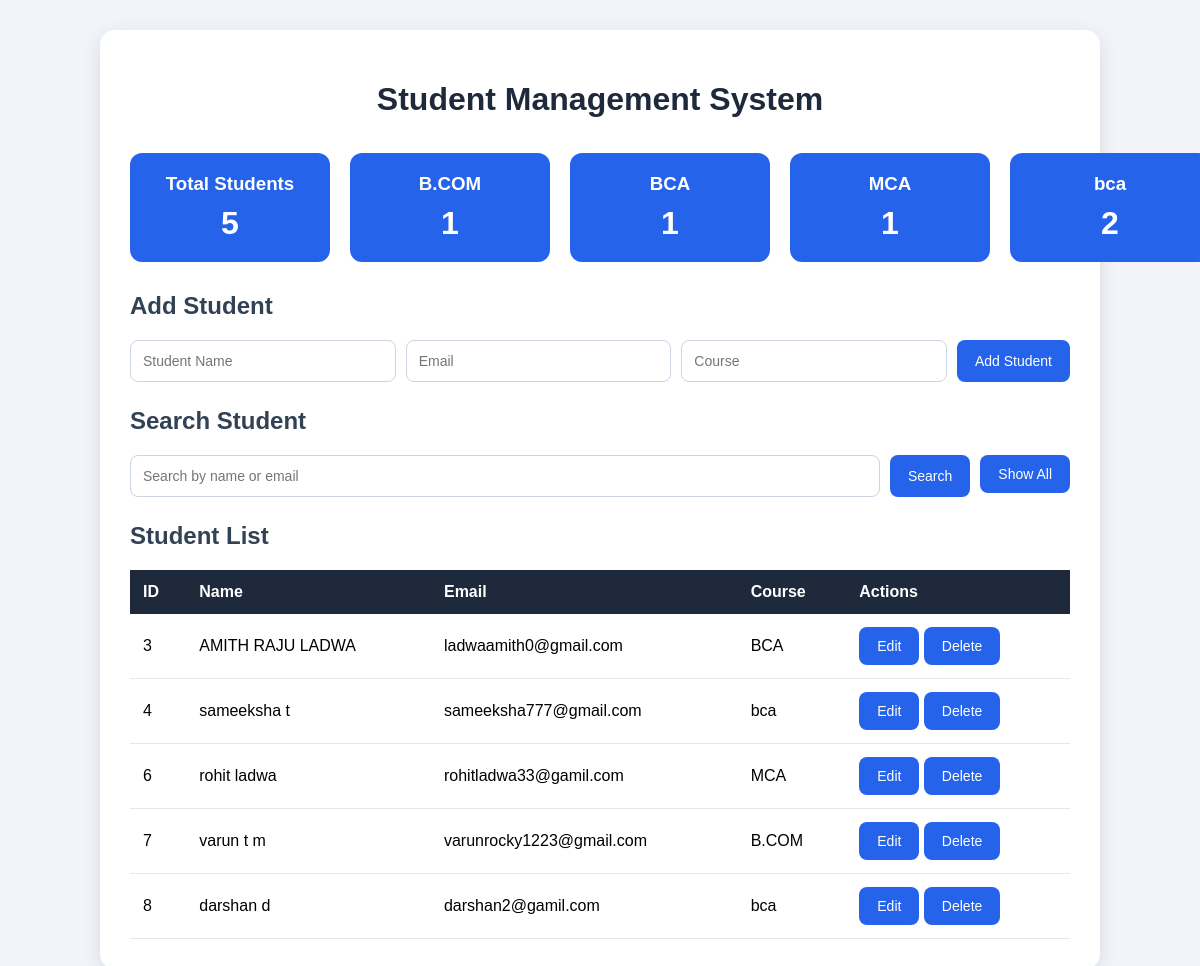
Before: / with the older database file.
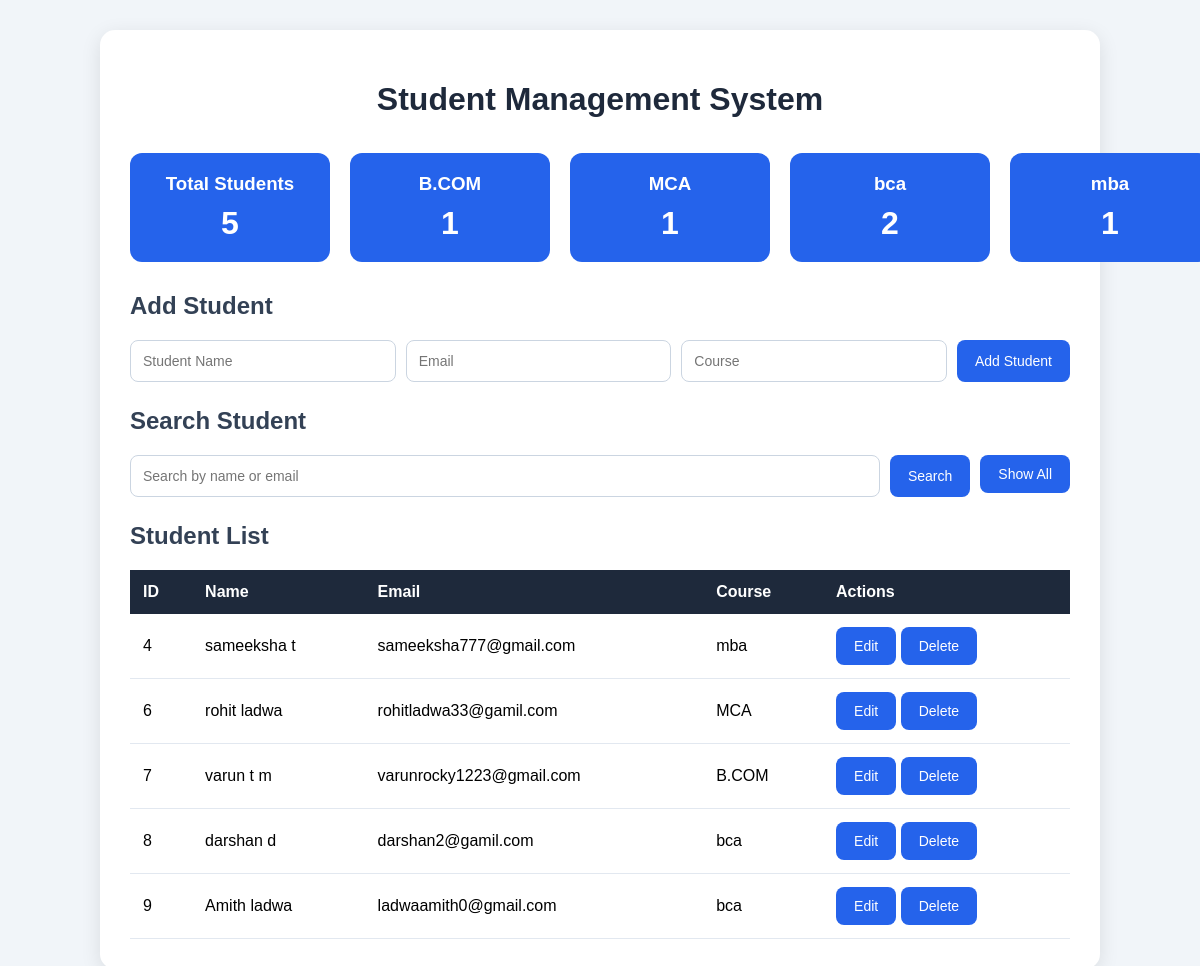
After: the same page with the newer database file.
### tables this page shows
CREATE TABLE students (
            id INTEGER PRIMARY KEY AUTOINCREMENT,
            name TEXT NOT NULL,
            email TEXT NOT NULL,
            course TEXT NOT NULL
        );

### app.py (the view, shortened to what this page needs)
@app.route("/", methods=["GET", "POST"])
def index():
    conn = get_db()
    search = request.args.get("search", "")
    if search:
        students = conn.execute(
            "SELECT * FROM students WHERE name LIKE ? OR email LIKE ?",
            ("%" + search + "%", "%" + search + "%")
        ).fetchall()
    else:
        students = conn.execute(
            "SELECT * FROM students"
        ).fetchall()
    total_students = conn.execute(
        "SELECT COUNT(*) FROM students"
    ).fetchone()[0]
    course_stats = conn.execute(
        "SELECT course, COUNT(*) AS total FROM students GROUP BY course"
    ).fetchall()
    conn.close()
    return render_template(
        "index.html",
        students=students,
        search=search,
        total_students=total_students,
        course_stats=course_stats
    )

### app.py (called while the page is built)
def get_db():
    conn = sqlite3.connect("students.db")
    conn.row_factory = sqlite3.Row
    return conn

### templates/index.html (shortened to what this page needs)
<!DOCTYPE html>
<html lang="en">
<head>
    <link rel="stylesheet"
          href="{{ url_for('static', filename='style.css') }}">
</head>
<body>
<div class="container">
    <h1>Student Management System</h1>
    <div class="dashboard">
        <div class="card">
            <h3>Total Students</h3>
            <p>{{ total_students }}</p>
        </div>
        {% for stat in course_stats %}
        <div class="card">
            <h3>{{ stat['course'] }}</h3>
            <p>{{ stat['total'] }}</p>
        </div>
        {% endfor %}
    </div>
    <h2>Add Student</h2>
    <form action="/" method="POST">
        <input type="text"
               name="name"
               placeholder="Student Name"
               required>
        <input type="email"
               name="email"
               placeholder="Email"
               required>
        <input type="text"
               name="course"
               placeholder="Course"
               required>
        <button type="submit">Add Student</button>
    </form>
    <h2>Search Student</h2>
    <form action="/" method="GET">
        <input type="text"
               name="search"
               placeholder="Search by name or email"
               value="{{ search }}">
        <button type="submit">Search</button>
        <a href="/">
            <button type="button">Show All</button>
        </a>
    </form>
    <h2>Student List</h2>
    {% if students %}
    <table>
        <tr>
            <th>ID</th>
            <th>Name</th>
            <th>Email</th>
            <th>Course</th>
            <th>Actions</th>
        </tr>
        {% for student in students %}
        <tr>
            <td>{{ student['id'] }}</td>
            <td>{{ student['name'] }}</td>
            <td>{{ student['email'] }}</td>
            <td>{{ student['course'] }}</td>
            <td>
                <a href="/edit/{{ student['id'] }}">
                    <button type="button">Edit</button>
                </a>
                <a href="/delete/{{ student['id'] }}"
                   onclick="return confirm('Are you sure you want to delete this student?');">
                    <button type="button">Delete</button>
                </a>
            </td>
        </tr>
        {% endfor %}
    </table>
    {% else %}
    <p>No students found.</p>
    {% endif %}
</div>
</body>
</html>

### static/style.css (style rules this page uses)
* { box-sizing: border-box; }
body { font-family: Arial, sans-serif; background: #f1f5f9; margin: 0; padding: 30px; }
.container { max-width: 1000px; margin: auto; background: white; padding: 30px; border-radius: 15px; box-shadow: 0 5px 20px rgba(0, 0, 0, 0.1); }
h1 { text-align: center; color: #1e293b; margin-bottom: 35px; }
h2 { color: #334155; margin-top: 25px; }
form { display: flex; flex-wrap: wrap; gap: 10px; margin-bottom: 20px; }
input { flex: 1; min-width: 180px; padding: 12px; border: 1px solid #cbd5e1; border-radius: 8px; font-size: 14px; }
button { padding: 11px 18px; border: none; border-radius: 8px; background: #2563eb; color: white; cursor: pointer; font-size: 14px; }
table { width: 100%; border-collapse: collapse; margin-top: 15px; }
th { background: #1e293b; color: white; padding: 13px; text-align: left; }
td { padding: 13px; border-bottom: 1px solid #e2e8f0; }
a { text-decoration: none; }
p { color: #64748b; }
.dashboard { display: flex; gap: 20px; margin: 20px 0 30px; }
.card { background: #2563eb; color: white; padding: 20px; border-radius: 12px; min-width: 200px; text-align: center; }
.card h3 { margin: 0 0 10px; }
.card p { color: white; font-size: 32px; font-weight: bold; margin: 0; }

Changed rows visible on the page:
removed students: id "3", name "AMITH RAJU LADWA", email "ladwaamith0@gmail.com", course "BCA"
changed students "sameeksha t": course "bca" → "mba"
added students: id "9", name "Amith ladwa", email "ladwaamith0@gmail.com", course "bca"
Other visible differences:
new list line: "mba 1"
list line gone: "BCA 1"
